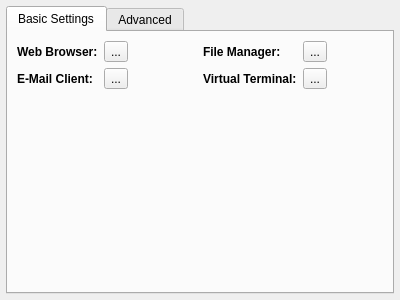
<?xml version="1.0" encoding="UTF-8"?>
<ui version="4.0">
 <class>page_defaultapps</class>
 <widget class="QWidget" name="page_defaultapps">
  <property name="geometry">
   <rect>
    <x>0</x>
    <y>0</y>
    <width>400</width>
    <height>300</height>
   </rect>
  </property>
  <property name="windowTitle">
   <string>Form</string>
  </property>
  <layout class="QVBoxLayout" name="verticalLayout">
   <property name="leftMargin">
    <number>6</number>
   </property>
   <property name="topMargin">
    <number>6</number>
   </property>
   <property name="rightMargin">
    <number>6</number>
   </property>
   <property name="bottomMargin">
    <number>6</number>
   </property>
   <item>
    <widget class="QTabWidget" name="tabWidget_apps">
     <property name="currentIndex">
      <number>0</number>
     </property>
     <property name="movable">
      <bool>false</bool>
     </property>
     <widget class="QWidget" name="tab_auto">
      <attribute name="title">
       <string>Basic Settings</string>
      </attribute>
      <layout class="QVBoxLayout" name="verticalLayout_7">
       <item>
        <layout class="QGridLayout" name="gridLayout_6">
         <item row="0" column="0">
          <layout class="QFormLayout" name="formLayout_10">
           <property name="fieldGrowthPolicy">
            <enum>QFormLayout::ExpandingFieldsGrow</enum>
           </property>
           <item row="0" column="0">
            <widget class="QLabel" name="label_37">
             <property name="font">
              <font>
               <weight>75</weight>
               <bold>true</bold>
              </font>
             </property>
             <property name="text">
              <string>Web Browser:</string>
             </property>
            </widget>
           </item>
           <item row="0" column="1">
            <widget class="QToolButton" name="tool_default_webbrowser">
             <property name="text">
              <string notr="true">...</string>
             </property>
             <property name="toolButtonStyle">
              <enum>Qt::ToolButtonTextBesideIcon</enum>
             </property>
            </widget>
           </item>
           <item row="1" column="0">
            <widget class="QLabel" name="label_38">
             <property name="font">
              <font>
               <weight>75</weight>
               <bold>true</bold>
              </font>
             </property>
             <property name="text">
              <string>E-Mail Client:</string>
             </property>
            </widget>
           </item>
           <item row="1" column="1">
            <widget class="QToolButton" name="tool_default_email">
             <property name="text">
              <string notr="true">...</string>
             </property>
             <property name="toolButtonStyle">
              <enum>Qt::ToolButtonTextBesideIcon</enum>
             </property>
            </widget>
           </item>
          </layout>
         </item>
         <item row="0" column="1">
          <layout class="QFormLayout" name="formLayout_11">
           <item row="0" column="0">
            <widget class="QLabel" name="label_39">
             <property name="font">
              <font>
               <weight>75</weight>
               <bold>true</bold>
              </font>
             </property>
             <property name="text">
              <string>File Manager:</string>
             </property>
            </widget>
           </item>
           <item row="1" column="0">
            <widget class="QLabel" name="label_40">
             <property name="font">
              <font>
               <weight>75</weight>
               <bold>true</bold>
              </font>
             </property>
             <property name="text">
              <string>Virtual Terminal:</string>
             </property>
            </widget>
           </item>
           <item row="0" column="1">
            <widget class="QToolButton" name="tool_default_filemanager">
             <property name="text">
              <string>...</string>
             </property>
             <property name="toolButtonStyle">
              <enum>Qt::ToolButtonTextBesideIcon</enum>
             </property>
            </widget>
           </item>
           <item row="1" column="1">
            <widget class="QToolButton" name="tool_default_terminal">
             <property name="text">
              <string>...</string>
             </property>
             <property name="toolButtonStyle">
              <enum>Qt::ToolButtonTextBesideIcon</enum>
             </property>
            </widget>
           </item>
          </layout>
         </item>
        </layout>
       </item>
       <item>
        <spacer name="verticalSpacer_4">
         <property name="orientation">
          <enum>Qt::Vertical</enum>
         </property>
         <property name="sizeHint" stdset="0">
          <size>
           <width>20</width>
           <height>40</height>
          </size>
         </property>
        </spacer>
       </item>
      </layout>
     </widget>
     <widget class="QWidget" name="tab_defaults">
      <attribute name="title">
       <string>Advanced</string>
      </attribute>
      <layout class="QVBoxLayout" name="verticalLayout_6">
       <property name="leftMargin">
        <number>3</number>
       </property>
       <property name="topMargin">
        <number>3</number>
       </property>
       <property name="rightMargin">
        <number>3</number>
       </property>
       <property name="bottomMargin">
        <number>3</number>
       </property>
       <item>
        <widget class="QGroupBox" name="group_default_filetypes">
         <property name="font">
          <font>
           <italic>false</italic>
          </font>
         </property>
         <property name="title">
          <string>Specific File Types</string>
         </property>
         <layout class="QVBoxLayout" name="verticalLayout_15">
          <property name="leftMargin">
           <number>2</number>
          </property>
          <property name="rightMargin">
           <number>2</number>
          </property>
          <item>
           <widget class="QTreeWidget" name="tree_defaults">
            <property name="iconSize">
             <size>
              <width>20</width>
              <height>20</height>
             </size>
            </property>
            <property name="indentation">
             <number>20</number>
            </property>
            <property name="sortingEnabled">
             <bool>true</bool>
            </property>
            <property name="animated">
             <bool>true</bool>
            </property>
            <property name="allColumnsShowFocus">
             <bool>true</bool>
            </property>
            <attribute name="headerDefaultSectionSize">
             <number>200</number>
            </attribute>
            <attribute name="headerMinimumSectionSize">
             <number>150</number>
            </attribute>
            <column>
             <property name="text">
              <string>Type/Group</string>
             </property>
            </column>
            <column>
             <property name="text">
              <string>Default Application</string>
             </property>
            </column>
            <column>
             <property name="text">
              <string>Description</string>
             </property>
            </column>
           </widget>
          </item>
          <item>
           <layout class="QHBoxLayout" name="horizontalLayout_16">
            <item>
             <widget class="QToolButton" name="tool_defaults_clear">
              <property name="text">
               <string>Clear</string>
              </property>
              <property name="toolButtonStyle">
               <enum>Qt::ToolButtonTextBesideIcon</enum>
              </property>
             </widget>
            </item>
            <item>
             <spacer name="horizontalSpacer_13">
              <property name="orientation">
               <enum>Qt::Horizontal</enum>
              </property>
              <property name="sizeHint" stdset="0">
               <size>
                <width>40</width>
                <height>20</height>
               </size>
              </property>
             </spacer>
            </item>
            <item>
             <widget class="QToolButton" name="tool_defaults_set">
              <property name="text">
               <string>Set App</string>
              </property>
              <property name="toolButtonStyle">
               <enum>Qt::ToolButtonTextBesideIcon</enum>
              </property>
             </widget>
            </item>
            <item>
             <widget class="QToolButton" name="tool_defaults_setbin">
              <property name="text">
               <string>Set Binary</string>
              </property>
              <property name="toolButtonStyle">
               <enum>Qt::ToolButtonTextBesideIcon</enum>
              </property>
             </widget>
            </item>
           </layout>
          </item>
         </layout>
        </widget>
       </item>
      </layout>
     </widget>
    </widget>
   </item>
  </layout>
 </widget>
 <resources/>
 <connections/>
</ui>
